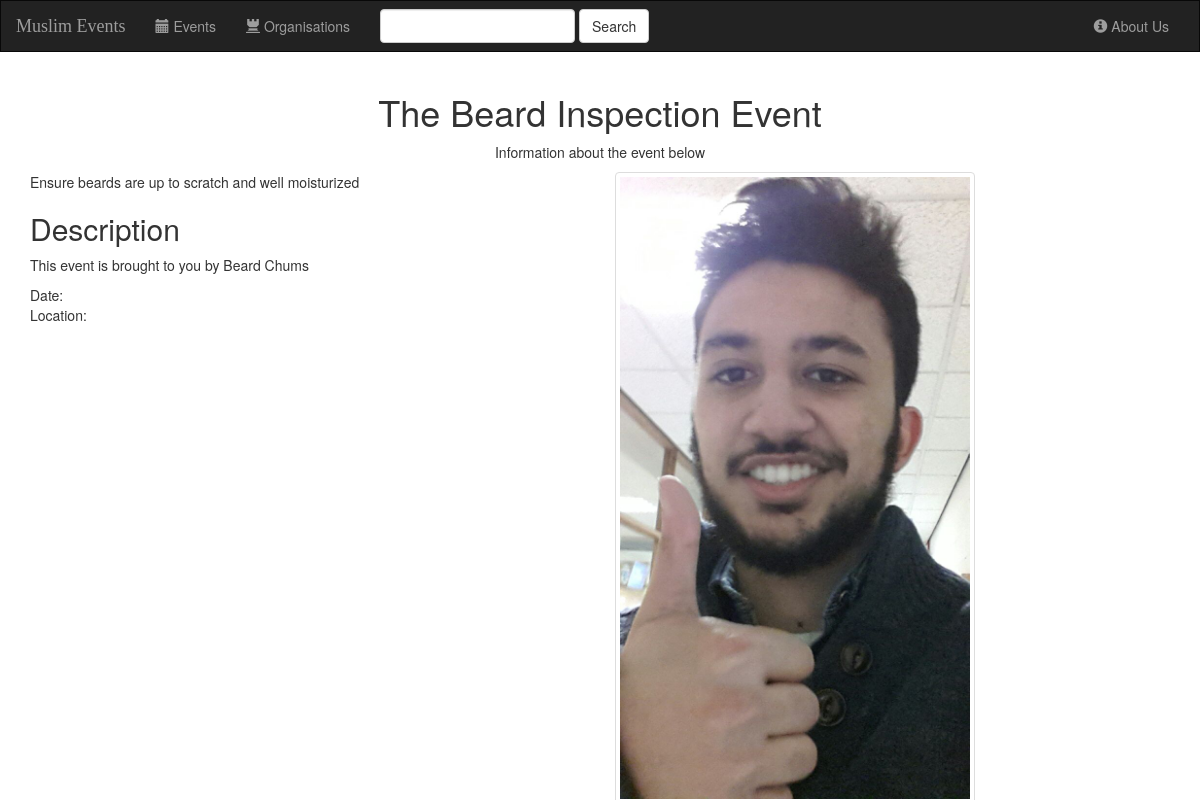
/1/, run on the app's committed database.
### home/models.py (models this page shows, shortened)
class Event(models.Model):
    organisation = models.ForeignKey(Organisation, on_delete=models.CASCADE)
    name = models.CharField(max_length=100)
    description = models.CharField(max_length=5000)
    image = models.FileField()
    start = models.DateTimeField(default=timezone.now)
    end = models.DateTimeField(default=timezone.now)

class Organisation(models.Model):
    name = models.CharField(max_length=100)
    description = models.CharField(max_length=1000)

### home/views.py (the view)
# urls.py: url(r'^(?P<event_id>[0-9]+)/$', views.detail, name='detail'),
def detail(request, event_id):
    event = Event.objects.get(id__exact=event_id)
    context = {
        'event': event,
    }
    return render(request, 'home/detail.html', context)

### home/templates/home/detail.html
{% extends 'home/base.html' %}
{% block body %}
    <div class="container text-center">
          <h1>{{ event.name }}</h1>
        <p>Information about the event below</p>
          <div class="row">
              <div class="col-sm-6 text-left">
                  {{ event.description }}<br>
                  <h2>Description</h2>
                  <p>This event is brought to you by {{ event.organisation.name }}</p>
                  Date:<br>
                  Location:
              </div>
              <div class="col-sm-4">
                  <img src={{ event.image.url }} class="img-thumbnail" alt="{{ event.name }}">
              </div>
          </div>
    </div>
{% endblock %}

### data on the page
Event: name "The Beard Inspection Event", description "Ensure beards are up to scratch and well moisturized", organisation.name "Beard Chums", image (picture)
